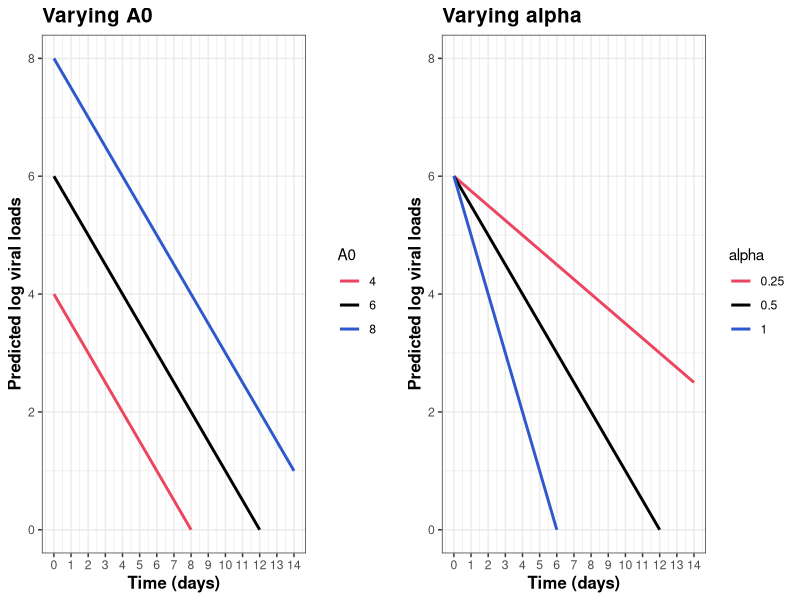
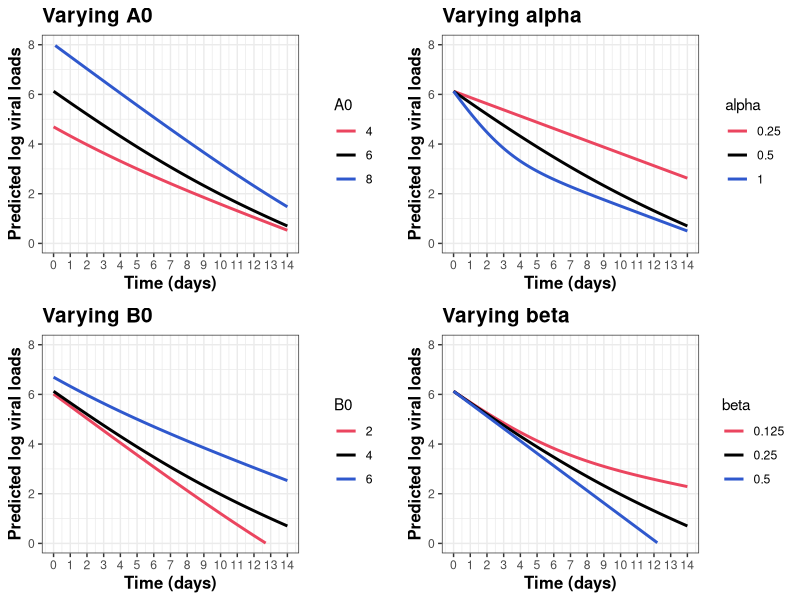
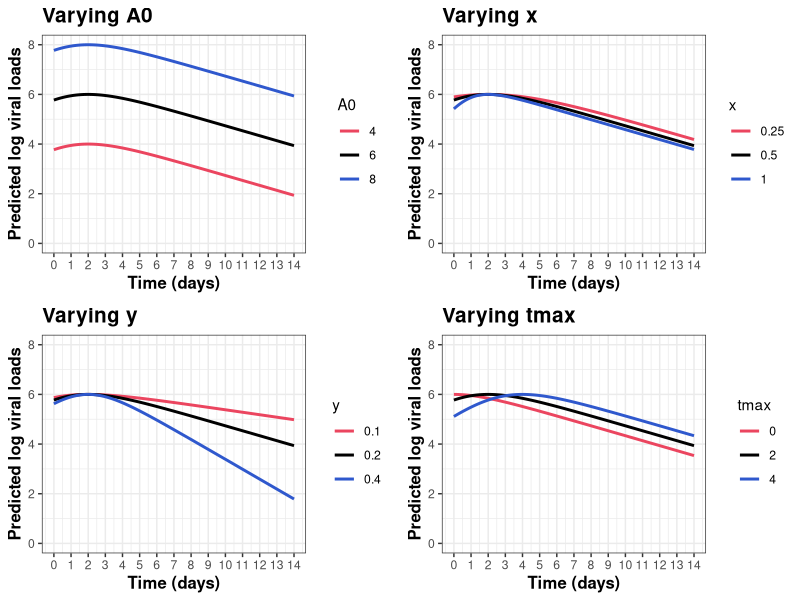
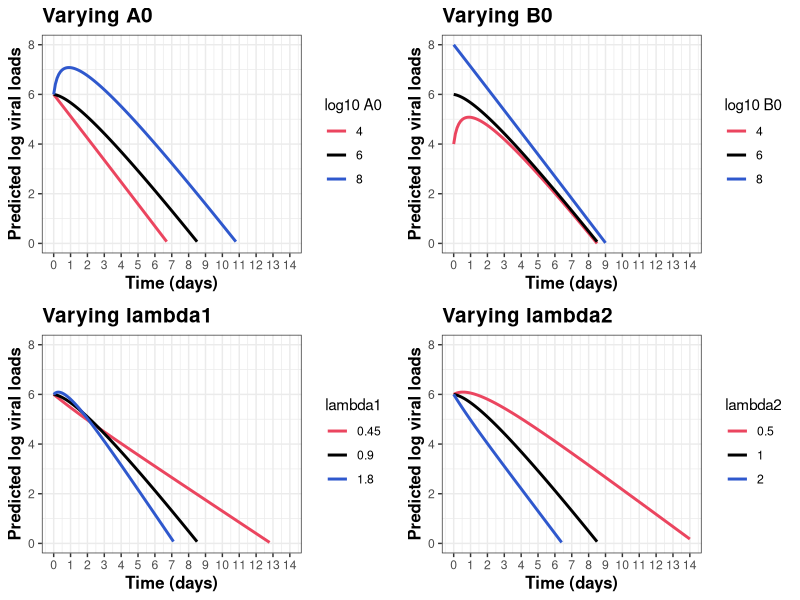

Reproduce these figures in R, in order.
## ---- chunk 1
#| echo: false 
#| cache: true 
knitr::opts_chunk$set(cache = T, cache.comments = FALSE,
                      echo= T, include = TRUE,dev = "pdf")
## ---- chunk 2
#| echo: false 
#| warning: false 

library(ggplot2)
library(ggpubr)

## ---- chunk 3
#| echo: false 
#| cache: true 
t <- seq(0,14,0.1)
## ---- chunk 4
#| echo: false 
#| cache: true

#Defining functions
vl_cal_m1 <- function(A0, alpha, t){
  vl_t <- A0 - alpha * t
  out <- data.frame(A0, alpha, t, vl_t)
  return(out)
}

#Parameter lists
A0 <- c(4,6,8)
alpha <- c(0.25, 0.5, 1)

params <- expand.grid(A0 = A0, alpha = alpha)

#Default parameters
A0_def <- 6
alpha_def <- 0.5
## ---- chunk 5
#| echo: false 
#| cache: true 
output_M1 <- NULL
for(i in 1:nrow(params)){
  out <- vl_cal_m1(params$A0[i], params$alpha[i], t)
  output_M1 <- rbind(output_M1, out)
}

#Checking parameter conditions
A0_check <- output_M1$A0 == A0_def
alpha_check <- output_M1$alpha == alpha_def
## ---- chunk 6
#| echo: false 
#| cache: true 
#| warning: false 
G1 <- ggplot(output_M1[alpha_check ,], 
             aes(x = t, y = vl_t, col = as.factor(A0))) + 
  geom_line(linewidth = 1) +
  theme_bw() +
  xlab("Time (days)") +
  ylab("Predicted log viral loads") +
  scale_color_manual(values = c("#EB455F", "black", "#2F58CD"), name = "A0") +
  ylim(0,8) +
  ggtitle("Varying A0") +
  theme(#legend.position = "bottom",
        axis.title = element_text(face = "bold", size = 12),
        plot.title = element_text(face = "bold", size = 15)) +
  scale_x_continuous(breaks = 0:14)
## ---- chunk 7
#| echo: false 
#| cache: true 
#| warning: false 
G2 <- ggplot(output_M1[A0_check ,], aes(x = t, y = vl_t, col = as.factor(alpha))) +
  geom_line(linewidth = 1) +
  theme_bw() +
  xlab("Time (days)") +
  ylab("Predicted log viral loads") +
  scale_color_manual(values = c("#EB455F", "black", "#2F58CD"), name = "alpha") +
  ylim(0,8) +
  ggtitle("Varying alpha") +
  theme(#legend.position = "bottom",
        axis.title = element_text(face = "bold", size = 12),
        plot.title = element_text(face = "bold", size = 15)) +
  scale_x_continuous(breaks = 0:14)
## ---- chunk 8
#| echo: false 
#| cache: true 
#| warning: false 
#| fig-width: 8
#| fig-height: 3
#| height: auto
#| label: fig-loglinear
#| fig-cap: "Predicted viral load dynamics from Model 1: Log-linear decay model. Black lines represent viral load predictions using identical parameter set across all panels."
Mod1_combined <- ggarrange(G1, G2, ncol = 2, nrow = 1, align = "hv")
Mod1_combined

# Exporting
#pdf("Plots/Explore_non_linear.pdf", width = 8, height = 6)
#Mod1_combined
#dev.off()
## ---- chunk 9
#| echo: false 
#| cache: true

#Defining functions
vl_cal_m2 <- function(A0, alpha, B0, beta, t){
  vl_t <- log(exp(A0-(alpha*t)) + exp(B0-(beta*t)))
  out <- data.frame(A0, alpha, B0, beta, t, vl_t)
  return(out)
}

#Parameter lists
A0 <- c(4,6,8)
alpha <- c(0.25, 0.5, 1)
B0 <- c(2,4,6)
beta <- c(0.125, 0.25, 0.5)

params <- expand.grid(A0 = A0, alpha = alpha, B0 = B0, beta = beta)

#Default parameters
A0_def <- 6
alpha_def <- 0.5
B0_def <- 4
beta_def <- 0.25
## ---- chunk 10
#| echo: false 
#| cache: true 
output_M2 <- NULL
for(i in 1:nrow(params)){
  out <- vl_cal_m2(params$A0[i], params$alpha[i], params$B0[i], params$beta[i], t)
  output_M2 <- rbind(output_M2, out)
}

#Checking parameter conditions
A0_check <- output_M2$A0 == A0_def
alpha_check <- output_M2$alpha == alpha_def
B0_check <- output_M2$B0 == B0_def
beta_check <- output_M2$beta == beta_def
## ---- chunk 11
#| echo: false 
#| cache: true 
#| warning: false 
G1 <- ggplot(output_M2[alpha_check & B0_check & beta_check ,], 
             aes(x = t, y = vl_t, col = as.factor(A0))) + 
  geom_line(linewidth = 1) +
  theme_bw() +
  xlab("Time (days)") +
  ylab("Predicted log viral loads") +
  scale_color_manual(values = c("#EB455F", "black", "#2F58CD"), name = "A0") +
  ylim(0,8) +
  ggtitle("Varying A0") +
  theme(#legend.position = "bottom",
        axis.title = element_text(face = "bold", size = 12),
        plot.title = element_text(face = "bold", size = 15)) +
  scale_x_continuous(breaks = 0:14)
## ---- chunk 12
#| echo: false 
#| cache: true 
#| warning: false 
G2 <- ggplot(output_M2[A0_check & B0_check & beta_check ,], 
             aes(x = t, y = vl_t, col = as.factor(alpha))) + 
  geom_line(linewidth = 1) +
  theme_bw() +
  xlab("Time (days)") +
  ylab("Predicted log viral loads") +
  scale_color_manual(values = c("#EB455F", "black", "#2F58CD"), name = "alpha") +
  ylim(0,8) +
  ggtitle("Varying alpha") +
  theme(#legend.position = "bottom",
        axis.title = element_text(face = "bold", size = 12),
        plot.title = element_text(face = "bold", size = 15)) +
  scale_x_continuous(breaks = 0:14)
## ---- chunk 13
#| echo: false 
#| cache: true 
#| warning: false 
G3 <- ggplot(output_M2[A0_check & alpha_check & beta_check ,], 
             aes(x = t, y = vl_t, col = as.factor(B0))) + 
  geom_line(linewidth = 1) +
  theme_bw() +
  xlab("Time (days)") +
  ylab("Predicted log viral loads") +
  scale_color_manual(values = c("#EB455F", "black", "#2F58CD"), name = "B0") +
  ylim(0,8) +
  ggtitle("Varying B0") +
  theme(#legend.position = "bottom",
        axis.title = element_text(face = "bold", size = 12),
        plot.title = element_text(face = "bold", size = 15)) +
  scale_x_continuous(breaks = 0:14)
## ---- chunk 14
#| echo: false 
#| cache: true 
#| warning: false 
G4 <- ggplot(output_M2[A0_check & alpha_check & B0_check ,], 
             aes(x = t, y = vl_t, col = as.factor(beta))) + 
  geom_line(linewidth = 1) +
  theme_bw() +
  xlab("Time (days)") +
  ylab("Predicted log viral loads") +
  scale_color_manual(values = c("#EB455F", "black", "#2F58CD"), name = "beta") +
  ylim(0,8) +
  ggtitle("Varying beta") +
  theme(#legend.position = "bottom",
        axis.title = element_text(face = "bold", size = 12),
        plot.title = element_text(face = "bold", size = 15)) +
  scale_x_continuous(breaks = 0:14)
## ---- chunk 15
#| echo: false 
#| cache: true 
#| warning: false 
#| fig-width: 8
#| fig-height: 5
#| height: auto
#| label: fig-biexpo
#| fig-cap: "Predicted viral load dynamics from Model 2: Bi-exponential model. Black lines represent viral load predictions using identical parameter set across all panels."
Mod2_combined <- ggarrange(G1, G2, G3, G4, ncol = 2, nrow = 2, align = "hv")
Mod2_combined

# Exporting
#pdf("Plots/Explore_non_linear.pdf", width = 8, height = 6)
#Mod1_combined
#dev.off()
## ---- chunk 16
#| echo: false 
#| cache: true 

#Defining functions
vl_cal_m1 <- function(A0, x, y, tmax, t){
  vl_t <- A0 + log((x+y)/((y*exp(-x*(t-tmax))) + (x*exp(y*(t-tmax)))))
  out <- data.frame(A0, x, y, tmax, t, vl_t)
  return(out)
}

#Parameter lists
A0 <- c(4,6,8)
x <- c(0.25, 0.5, 1)
y <- c(0.1, 0.2, 0.4)
tmax <- c(0,2,4)

params <- expand.grid(A0 = A0, x = x, y = y, tmax = tmax)

#Default parameters
A0_def <- 6
x_def <- 0.5
y_def <- 0.2
tmax_def <- 2
## ---- chunk 17
#| echo: false 
#| cache: true 
output_M1 <- NULL
for(i in 1:nrow(params)){
  out <- vl_cal_m1(params$A0[i], params$x[i], params$y[i], params$tmax[i], t)
  output_M1 <- rbind(output_M1, out)
}

#Checking parameter conditions
A0_check <- output_M1$A0 == A0_def
x_check <- output_M1$x == x_def
y_check <- output_M1$y == y_def
tmax_check <- output_M1$tmax == tmax_def
## ---- chunk 18
#| echo: false 
#| cache: true 
dataA0 <- output_M1[(x_check & y_check & tmax_check) ,]
G1 <- ggplot(dataA0, aes(x = t, y = vl_t, col = as.factor(A0))) + 
  geom_line(linewidth = 1) +
  theme_bw() +
  xlab("Time (days)") +
  ylab("Predicted log viral loads") +
  scale_color_manual(values = c("#EB455F", "black", "#2F58CD"), name = "A0") +
  ylim(0,8) +
  ggtitle("Varying A0") +
  theme(#legend.position = "bottom",
        axis.title = element_text(face = "bold", size = 12),
        plot.title = element_text(face = "bold", size = 15)) +
  scale_x_continuous(breaks = 0:14)
## ---- chunk 19
#| echo: false 
#| cache: true 
datax <- output_M1[(A0_check & y_check & tmax_check) ,]

G2 <-ggplot(datax, aes(x = t, y = vl_t, col = as.factor(x))) + 
  geom_line(linewidth = 1) +
  theme_bw() +
  xlab("Time (days)") +
  ylab("Predicted log viral loads") +
  scale_color_manual(values = c("#EB455F", "black", "#2F58CD"), name = "x") +
  ylim(0,8) +
  ggtitle("Varying x") +
  theme(#legend.position = "bottom",
        axis.title = element_text(face = "bold", size = 12),
        plot.title = element_text(face = "bold", size = 15)) +
  scale_x_continuous(breaks = 0:14)
## ---- chunk 20
#| echo: false 
#| cache: true 
datay <- output_M1[(A0_check & x_check & tmax_check) ,]

G3 <- ggplot(datay, aes(x = t, y = vl_t, col = as.factor(y))) + 
  geom_line(linewidth = 1) +
  theme_bw() +
  xlab("Time (days)") +
  ylab("Predicted log viral loads") +
  scale_color_manual(values = c("#EB455F", "black", "#2F58CD"), name = "y") +
  ylim(0,8) +
  ggtitle("Varying y") +
  theme(#legend.position = "bottom",
        axis.title = element_text(face = "bold", size = 12),
        plot.title = element_text(face = "bold", size = 15)) +
  scale_x_continuous(breaks = 0:14)
## ---- chunk 21
#| echo: false 
#| cache: true 
datatmax <- output_M1[(A0_check & x_check & y_check) ,]

G4 <- ggplot(datatmax, aes(x = t, y = vl_t, col = as.factor(tmax))) + 
  geom_line(linewidth = 1) +
  theme_bw() +
  xlab("Time (days)") +
  ylab("Predicted log viral loads") +
  scale_color_manual(values = c("#EB455F", "black", "#2F58CD"), name = "tmax") +
  ylim(0,8) +
  ggtitle("Varying tmax") +
  theme(#legend.position = "bottom",
        axis.title = element_text(face = "bold", size = 12),
        plot.title = element_text(face = "bold", size = 15)) +
  scale_x_continuous(breaks = 0:14)
## ---- chunk 22
#| echo: false 
#| cache: true 
#| fig-width: 8
#| fig-height: 5
#| height: auto
#| label: fig-updown
#| fig-cap: "Predicted viral load dynamics from Model 3: Up-and-down model. Black lines represent viral load predictions using identical parameter set across all panels."
Mod3_combined <- ggarrange(G1, G2, G3, G4, ncol = 2, nrow = 2, align = "hv")
Mod3_combined

# Exporting
#pdf("Plots/Explore_non_linear.pdf", width = 8, height = 6)
#Mod1_combined
#dev.off()
## ---- chunk 23
#| echo: false 
#| cache: true

#Defining functions
vl_cal_m4 <- function(A0, B0, lambda1, lambda2, t){
  vl_t <- log(  ((lambda1/(lambda2-lambda1)) * exp(A0) * (exp(-lambda1 * t) - exp(-lambda2 * t))) + (exp(B0) * (exp(-lambda2 * t))))
  out <- data.frame(A0, B0, lambda1, lambda2, t, vl_t)
  return(out)
}

#Parameter lists
A0 <- c(4,6,8)
B0 <- c(4, 6, 8)
lambda2 <- 5*c(0.1, 0.2, 0.4)
lambda1 <- 3*c(0.15, 0.3, 0.6)

params <- expand.grid(A0 = A0, B0 = B0, lambda1 = lambda1, lambda2 = lambda2)

#Default parameters
A0_def <- 6
B0_def <- 6
lambda1_def <- 3*0.3
lambda2_def <- 5*0.2
## ---- chunk 24
#| echo: false 
#| cache: true 
output_M4 <- NULL
for(i in 1:nrow(params)){
  out <- vl_cal_m4(params$A0[i], params$B0[i], params$lambda1[i], params$lambda2[i], t)
  output_M4 <- rbind(output_M4, out)
}

#Checking parameter conditions
A0_check <- output_M4$A0 == A0_def
B0_check <- output_M4$B0 == B0_def
lambda1_check <- output_M4$lambda1 == lambda1_def
lambda2_check <- output_M4$lambda2 == lambda2_def
## ---- chunk 25
#| echo: false 
#| cache: true 
#| warning: false 
G1 <- ggplot(output_M4[B0_check & lambda1_check & lambda2_check ,], 
             aes(x = t, y = vl_t, col = as.factor(A0))) + 
  geom_line(linewidth = 1) +
  theme_bw() +
  xlab("Time (days)") +
  ylab("Predicted log viral loads") +
  scale_color_manual(values = c("#EB455F", "black", "#2F58CD"), name = "log10 A0") +
  ylim(0,8) +
  ggtitle("Varying A0") +
  theme(#legend.position = "bottom",
        axis.title = element_text(face = "bold", size = 12),
        plot.title = element_text(face = "bold", size = 15)) +
  scale_x_continuous(breaks = 0:14)
## ---- chunk 26
#| echo: false 
#| cache: true 
#| warning: false 
G2 <- ggplot(output_M4[A0_check & lambda1_check & lambda2_check ,], 
             aes(x = t, y = vl_t, col = as.factor(B0))) + 
  geom_line(linewidth = 1) +
  theme_bw() +
  xlab("Time (days)") +
  ylab("Predicted log viral loads") +
  scale_color_manual(values = c("#EB455F", "black", "#2F58CD"), name = "log10 B0") +
  ylim(0,8) +
  ggtitle("Varying B0") +
  theme(#legend.position = "bottom",
        axis.title = element_text(face = "bold", size = 12),
        plot.title = element_text(face = "bold", size = 15)) +
  scale_x_continuous(breaks = 0:14)
## ---- chunk 27
#| echo: false 
#| cache: true 
#| warning: false 
G3 <- ggplot(output_M4[A0_check & B0_check & lambda2_check ,], 
             aes(x = t, y = vl_t, col = as.factor(lambda1))) + 
  geom_line(linewidth = 1) +
  theme_bw() +
  xlab("Time (days)") +
  ylab("Predicted log viral loads") +
  scale_color_manual(values = c("#EB455F", "black", "#2F58CD"), name = "lambda1") +
  ylim(0,8) +
  ggtitle("Varying lambda1") +
  theme(#legend.position = "bottom",
        axis.title = element_text(face = "bold", size = 12),
        plot.title = element_text(face = "bold", size = 15)) +
  scale_x_continuous(breaks = 0:14)
## ---- chunk 28
#| echo: false 
#| cache: true 
#| warning: false 
G4 <- ggplot(output_M4[A0_check & B0_check & lambda1_check ,], 
             aes(x = t, y = vl_t, col = as.factor(lambda2))) + 
  geom_line(linewidth = 1) +
  theme_bw() +
  xlab("Time (days)") +
  ylab("Predicted log viral loads") +
  scale_color_manual(values = c("#EB455F", "black", "#2F58CD"), name = "lambda2") +
  ylim(0,8) +
  ggtitle("Varying lambda2") +
  theme(#legend.position = "bottom",
        axis.title = element_text(face = "bold", size = 12),
        plot.title = element_text(face = "bold", size = 15)) +
  scale_x_continuous(breaks = 0:14)
## ---- chunk 29
#| echo: false 
#| cache: true 
#| fig-width: 8
#| fig-height: 5
#| height: auto
#| label: fig-twocmpt2
#| fig-cap: "Predicted viral load dynamics from Model 4: two-comparment kinetics model. Black lines represent viral load predictions using identical parameter set across all panels."
Mod4_combined2 <- ggarrange(G1, G2, G3, G4, ncol = 2, nrow = 2, align = "hv")
print(Mod4_combined2)

# Exporting
#pdf("Plots/Explore_non_linear.pdf", width = 8, height = 6)
#Mod1_combined
#dev.off()
